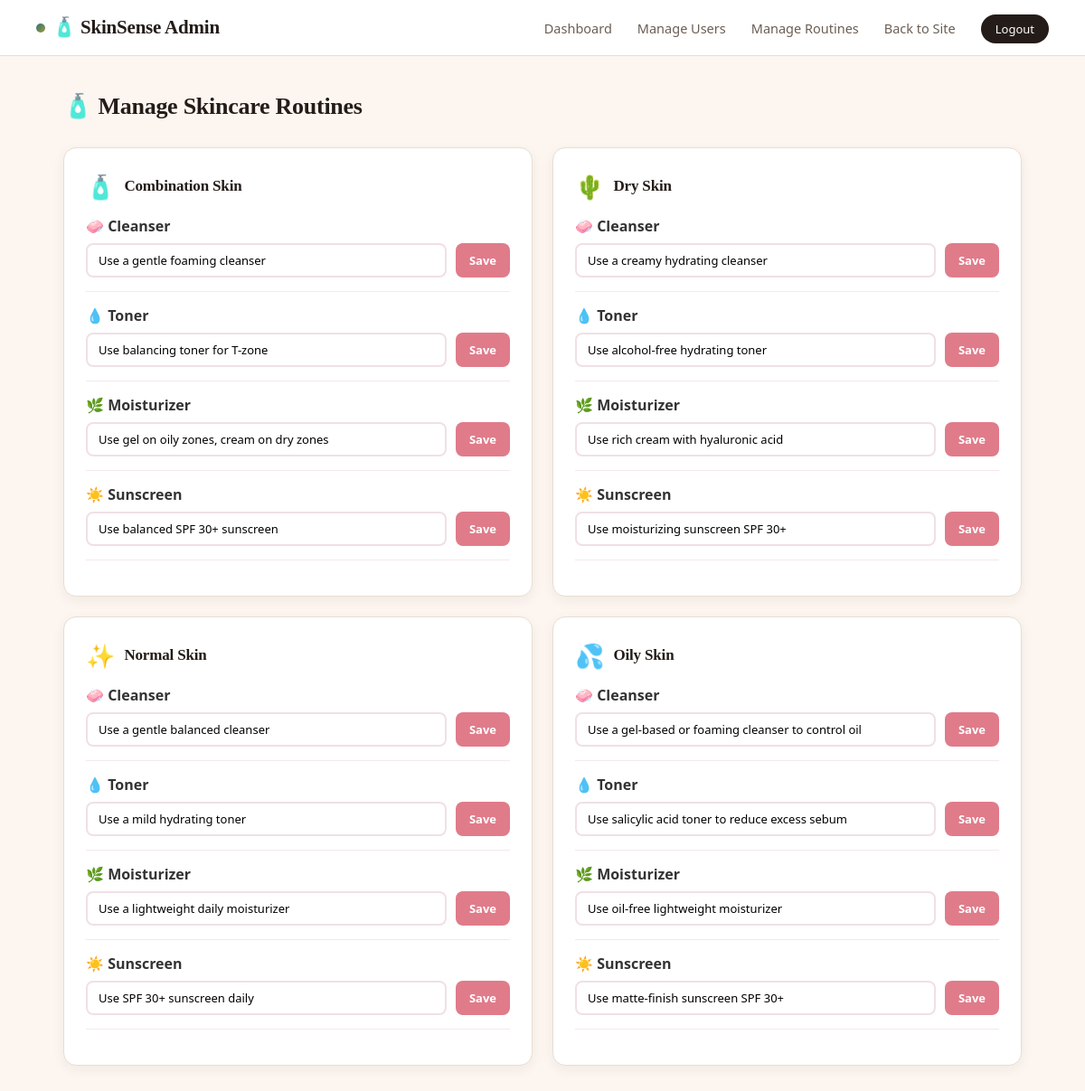
The app's page /admin/routines.php (signed in) with its own data.
### tables this page shows
CREATE TABLE `recommendations` (
  `id` int NOT NULL,
  `skin_type` varchar(50) NOT NULL,
  `step` varchar(100) NOT NULL,
  `tip` text NOT NULL
);

### admin/routines.php (the view, shortened to what this page needs)
<?php
require_once '../includes/db.php';
$result = mysqli_query($conn, "SELECT * FROM recommendations ORDER BY skin_type, id");
$routines = [];
while($row = mysqli_fetch_assoc($result)) {
    $routines[$row['skin_type']][] = $row;
}
$skinEmojis = [
    'oily' => '💦',
    'dry' => '🌵',
    'normal' => '✨',
];
?>
<!DOCTYPE html>
<html lang="en">
<head>
    <link rel="stylesheet" href="../assets/css/style.css">
    <link rel="stylesheet" href="../assets/css/style1.css">
</head>
<body>
    <nav>
        <div class="nav-container">
            <h1 class="logo">🧴 SkinSense Admin</h1>
            <ul>
                <li><a href="index.php">Dashboard</a></li>
                <li><a href="users.php">Manage Users</a></li>
                <li><a href="routines.php">Manage Routines</a></li>
                <li><a href="../index.php">Back to Site</a></li>
                <li><a href="logout.php" class="btn-logout">Logout</a></li>
            </ul>
        </div>
    </nav>
    <div class="admin-container">
        <h2 class="admin-title">🧴 Manage Skincare Routines</h2>
        <div class="routine-grid">
            <?php foreach($routines as $skinType => $steps): ?>
            <div class="routine-admin-card">
                <div class="routine-admin-header">
                    <span><?php echo $skinEmojis[$skinType] ?? '🧴'; ?></span>
                    <h3><?php echo ucfirst($skinType); ?> Skin</h3>
                </div>
                <?php foreach($steps as $step): ?>
                <div class="routine-edit-row">
                    <strong><?php echo $step['step']; ?></strong>
                    <form action="routines.php" method="POST"
                          style="display:flex; gap:10px; margin-top:8px;">
                        <input type="text" name="tip"
                               value="<?php echo $step['tip']; ?>"
                               class="routine-input">
                        <button type="submit" name="update"
                                class="btn-save">Save</button>
                    </form>
                </div>
                <?php endforeach; ?>
            </div>
            <?php endforeach; ?>
        </div>
    </div>
</body>
</html>

### assets/css/style.css (style rules this page uses)
:root { --paper: #FBF6EF; --paper-deep: #F3EADC; --ink: #241C18; --ink-soft: #6B5E54; --ink-faint: #9C8F82; --line: #E8DDD1; --card: #FFFFFF; --clay: #e07b8a; --clay-deep: #c0546a; --clay-tint: #fde8ec; --oily: #3D6E77; --oily-tint: #DCE9EA; --dry: #C08A3E; --dry-tint: #F2E6D1; --normal: #5F8A56; --normal-tint:#DFEBDA; --success: #4C8B5C; --success-tint: #E3F0E4; --error: #B8483A; --error-tint: #F7E4E0; --radius-sm: 8px; --radius-md: 14px; --radius-lg: 22px; --shadow: 0 10px 30px rgba(36,28,24,0.08); --shadow-sm: 0 4px 14px rgba(36,28,24,0.06); }
body { font-family: 'Quicksand', 'Segoe UI', sans-serif; }
h1, h2, h3 { font-family: 'Fredoka', 'Quicksand', sans-serif; font-weight: 600; }
* { margin: 0; padding: 0; box-sizing: border-box; }
html { scroll-behavior: smooth; }
body { background-color: var(--paper); color: var(--ink); font-family: 'IBM Plex Sans', 'Segoe UI', sans-serif; -webkit-font-smoothing: antialiased; }
h1, h2, h3 { font-family: 'Newsreader', Georgia, serif; font-weight: 600; letter-spacing: -0.01em; }
nav { background-color: var(--card); padding: 18px 40px; border-bottom: 1px solid var(--line); }
.nav-container { display: flex; justify-content: space-between; align-items: center; max-width: 1200px; margin: 0 auto; }
.logo { color: var(--ink); font-size: 21px; font-weight: 600; letter-spacing: -0.01em; display: flex; align-items: center; gap: 8px; }
.logo::before { content: ""; display: inline-block; width: 10px; height: 10px; border-radius: 50%; background: linear-gradient(135deg, var(--oily) 0%, var(--normal) 50%, var(--dry) 100%); }
nav ul { list-style: none; display: flex; align-items: center; gap: 28px; }
nav ul li a { text-decoration: none; color: var(--ink-soft); font-weight: 500; font-size: 14.5px; transition: color 0.15s; }
.admin-container { max-width: 1100px; margin: 40px auto; padding: 0 20px; }
.admin-title { color: var(--ink); margin-bottom: 30px; font-size: 26px; }
.routine-grid { display: grid; grid-template-columns: repeat(2, 1fr); gap: 22px; }
.routine-admin-card { background: var(--card); border: 1px solid var(--line); border-radius: var(--radius-md); padding: 24px; box-shadow: var(--shadow-sm); }
.routine-admin-header { display: flex; align-items: center; gap: 10px; margin-bottom: 15px; }
.routine-admin-header span { font-size: 26px; }
.routine-admin-header h3 { color: var(--ink); font-size: 17px; }
.btn-logout { background: var(--ink) !important; color: var(--card) !important; padding: 7px 16px !important; border-radius: 999px !important; font-size: 13px !important; }

### assets/css/style1.css (style rules this page uses)
* { margin: 0; padding: 0; box-sizing: border-box; font-family: 'Segoe UI', sans-serif; }
body { background-color: #fdf6f0; color: #333; }
.routine-edit-row { margin-bottom: 15px; padding-bottom: 15px; border-bottom: 1px solid #f5e8eb; }
.routine-input { flex: 1; padding: 8px 12px; border: 2px solid #f0e0e5; border-radius: 8px; font-size: 13px; outline: none; }
.btn-save { background: #e07b8a; color: white; border: none; padding: 8px 15px; border-radius: 8px; cursor: pointer; font-size: 13px; font-weight: bold; white-space: nowrap; }

### records on screen
recommendations: step "🧼 Cleanser", tip "Use a gentle foaming cleanser"
recommendations: step "💧 Toner", tip "Use balancing toner for T-zone"
recommendations: step "🌿 Moisturizer", tip "Use gel on oily zones, cream on dry zones"
recommendations: step "☀️ Sunscreen", tip "Use balanced SPF 30+ sunscreen"
recommendations: step "🧼 Cleanser", tip "Use a creamy hydrating cleanser"
recommendations: step "💧 Toner", tip "Use alcohol-free hydrating toner"
recommendations: step "🌿 Moisturizer", tip "Use rich cream with hyaluronic acid"
recommendations: step "☀️ Sunscreen", tip "Use moisturizing sunscreen SPF 30+"
recommendations: step "🧼 Cleanser", tip "Use a gentle balanced cleanser"
recommendations: step "💧 Toner", tip "Use a mild hydrating toner"
recommendations: step "🌿 Moisturizer", tip "Use a lightweight daily moisturizer"
recommendations: step "☀️ Sunscreen", tip "Use SPF 30+ sunscreen daily"
recommendations: step "🧼 Cleanser", tip "Use a gel-based or foaming cleanser to control oil"
recommendations: step "💧 Toner", tip "Use salicylic acid toner to reduce excess sebum"
recommendations: step "🌿 Moisturizer", tip "Use oil-free lightweight moisturizer"
recommendations: step "☀️ Sunscreen", tip "Use matte-finish sunscreen SPF 30+"

### other values on screen
$skinEmojis[$skinType] "🧴"
$skinType "Combination"
$skinEmojis[$skinType] "🌵"
$skinType "Dry"
$skinEmojis[$skinType] "✨"
$skinType "Normal"
$skinEmojis[$skinType] "💦"
$skinType "Oily"
